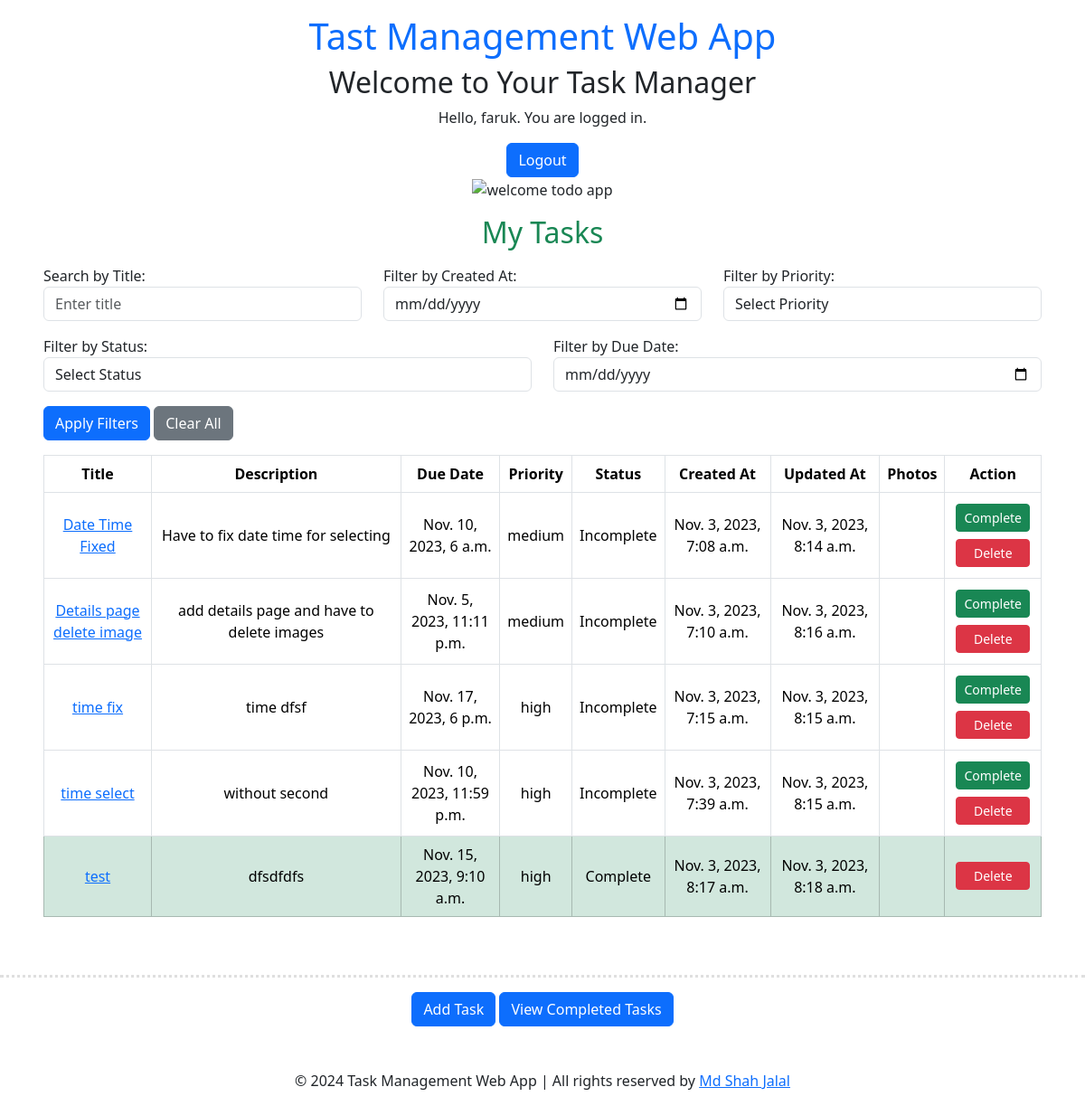
The page / (signed in) on the database as committed earlier.
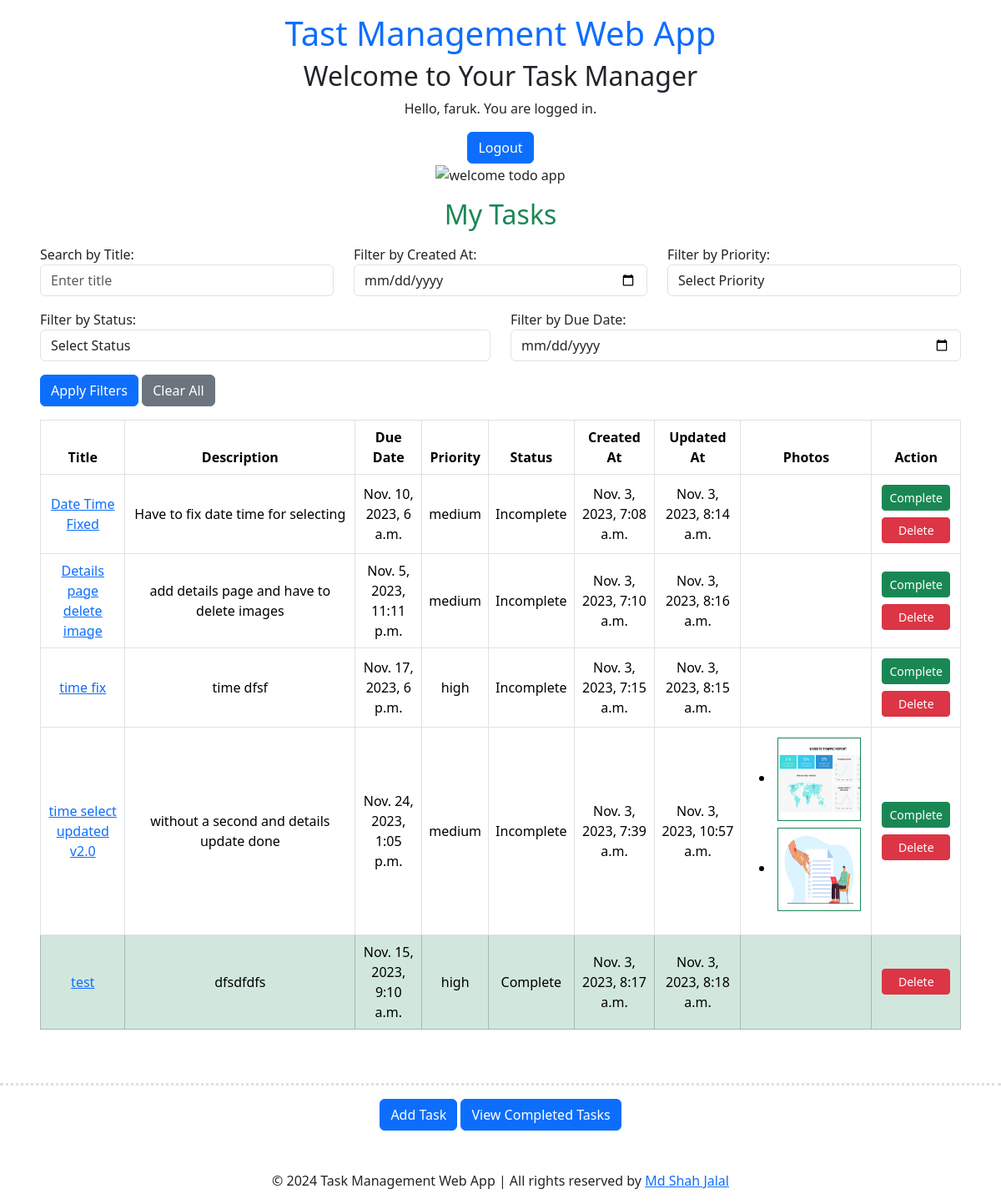
The same page on the database as committed later.
### todoapp/models.py (models this page shows, shortened)
class TaskModel(models.Model):
    user = models.ForeignKey(User, on_delete=models.CASCADE, default=1)
    taskTitle = models.CharField(max_length=100)
    taskDescription = models.TextField()
    is_completed = models.BooleanField(default=False)
    taskDueDate = models.DateTimeField(default=timezone.now)
    taskPriority = models.CharField(max_length=20, choices=[
        ('low', 'Low'),
        ('medium', 'Medium'),
        ('high', 'High'),
    ])
    images = models.ManyToManyField('Photo', related_name='tasks', blank=True)
    created_at = models.DateTimeField(default=timezone.now)  # Use timezone.now to set the current timestamp
    updated_at = models.DateTimeField(auto_now=True)  # This field will automatically update on every save

class Photo(models.Model):
    image = models.ImageField(upload_to='task_photos')

### todoapp/views.py (the view, shortened to what this page needs)
# urls.py: path('', show_tasks, name='show_tasks'),
@login_required
def show_tasks(request):
    user_timezone = request.session.get('user_timezone', 'UTC')  # Retrieve the user's time zone
    title = request.GET.get('title')
    created_at = request.GET.get('created_at')
    priority = request.GET.get('priority')
    is_completed = request.GET.get('is_completed')
    due_date = request.GET.get('due_date')
    tasks = TaskModel.objects.filter(user=request.user)
    if title:
        tasks = tasks.filter(taskTitle__icontains=title)
    if priority:
        tasks = tasks.filter(taskPriority=priority)
    if is_completed:
        tasks = tasks.filter(is_completed=is_completed == 'true')
    if 'clear_all' in request.GET:
        return redirect('show_tasks')
    return render(request, 'show_tasks.html', {'tasks': tasks, 'user_timezone': user_timezone})

### todoapp/templates/show_tasks.html (shortened to what the changed rows need)
{% extends 'base.html' %}
{% block content %}
<div class="w-full mx-auto text-center px-5">
    <h2>Welcome to Your Task Manager</h2>
  </div>
<h2 class="text-center my-3 text-success">My Tasks</h2>
{% if tasks %}
<div class="px-5 table-responsive">
    <table class="table table-hover table-bordered align-middle text-center">
        <thead>
            <tr>
                <th scope="col">Title</th>
                <th scope="col">Description</th>
                <th scope="col">Due Date</th>
                <th scope="col">Priority</th>
                <th scope="col">Status</th>
                <th scope="col">Created At</th>
                <th scope="col">Updated At</th>
                <th scope="col">Photos</th>
                <th scope="col">Action</th>
            </tr>
        </thead>
        <tbody>
            {% for task in tasks %}
            <tr class="{% if task.is_completed %}table-success{% endif %}">
                <td><a href="{% url 'task_details' task.id %}">{{ task.taskTitle }}</a></td>
                <td class="w-25">{{ task.taskDescription }}</td>
                <td>{{ task.taskDueDate }}</td>
                <td>{{ task.taskPriority }}</td>
                <td>
                    {% if task.is_completed %}
                        Complete
                    {% else %}
                        Incomplete
                    {% endif %}
                </td>
                <td>{{ task.created_at }}</td>
                <td>{{ task.updated_at }}</td>
                <td>
                    <ul>
                        {% for photo in task.images.all %}
                        <li><img class="m-1 border border-success" src="{{ photo.image.url }}" width="100" height="100" alt="Task Photo"></li>
                    {% endfor %}
                    </ul>
                </td>
                <td class="align-middle">
                    <div class="d-grid">
                        {% if not task.is_completed %}
                            <a class="btn btn-sm btn-success m-1" href="{% url 'complete_task' task.id %}">Complete</a>
                            <a class="btn btn-sm btn-danger m-1" href="{% url 'delete_task' task.id %}" onclick="return confirm('Are you sure you want to delete this task?');">Delete</a>
                        {% endif %}
                        {% if task.is_completed %}
                            <a class="btn btn-sm btn-danger m-1" href="{% url 'delete_task' task.id %}" onclick="return confirm('Are you sure you want to delete this task?');">Delete</a>
                        {% endif %}
                    </div>
                </td>
            </tr>
            {% endfor %}
        </tbody>
    </table>
</div>
{% endif %}
{% endblock %}

Rows that differ between the two databases and show on the page:
changed TaskModel: taskTitle "time select" → "time select updated v2.0"; taskDescription "without second" → "without a second and details update done"; taskDueDate "Nov. 10, 2023, 11:59 p.m." → "Nov. 24, 2023, 1:05 p.m."; taskPriority "high" → "medium"; updated_at "Nov. 3, 2023, 8:15 a.m." → "Nov. 3, 2023, 10:57 a.m."
added Photo: image (picture), shown under TaskModel "time select updated v2.0"
added Photo: image (picture), shown under TaskModel "time select updated v2.0"
